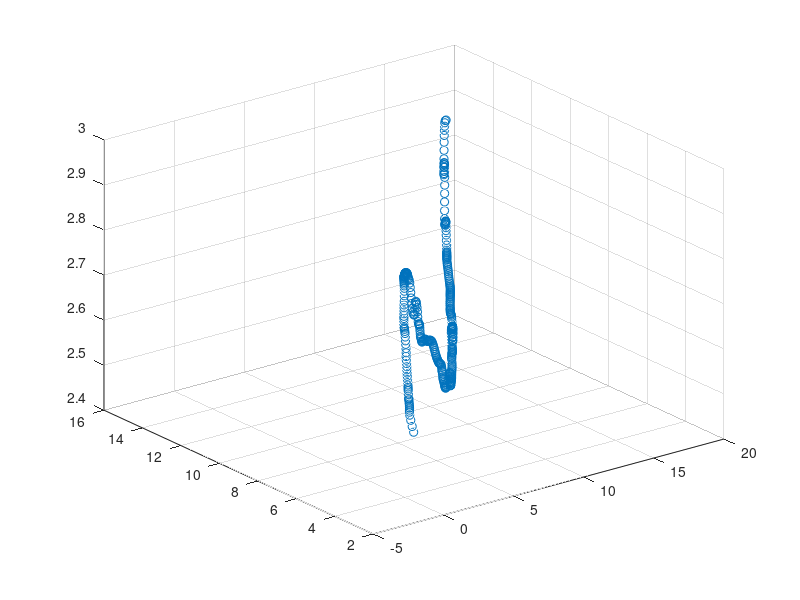

The MATLAB script that drew this image: (Note: this script raises an error after producing the figure.)
clc;
close all;
clear all;

load ImarisObjects2.mat

l = vFilaments_1_6_Position_1;
% l = l(10:70,:);

% l = [1:10;5.*ones(1,10);5.*ones(1,10)]';
% angles = [0 20 0];
% translation = [0 0 0];
% tform = rigidtform3d(angles,translation);
% 
% l = transformPointsForward(tform,l);

scatter3(l(:,1),l(:,2),l(:,3))
hold on

% r = rectangle('Position',[2,2,4,4])

for i = 1:length(l)-3

xc = l(i,1);
yc = l(i,2);
zc = l(i,3);

xp = l(i+2,1);
yp = l(i+2,2);
zp = l(i+2,3);

P1 = [xc yc,zc];
P2 = [xp,yp,zp];

gamma = atand((P2(1) - P1(1)) / (P2(2) - P1(2)));

alpha = atand((P2(1) - P1(1)) / (P2(3) - P1(3)));

% angleradian = acos((P2(2)-P1(2)) / norm(P2-P1))

a = 0.3;
c = [0,0];

n = [1,0.5,0.5];

x = [c(1) - a,c(1) - a,c(1)+a,c(1) + a,c(1) - a];
z = [c(2) - a,c(2) + a,c(2)+a,c(2) - a,c(2) - a];
y = [0 0 0 0 0];

hold on
% plot3(x+xc,y+yc,z+zc)

angles = [90-alpha 0 -gamma];
translation = [0 0 0];
tform = rigidtform3d(angles,translation);

[x,y,z] = transformPointsForward(tform,x,y,z);

hold on
plot3(x+xc,y+yc,z+zc,'r')
drawnow

end

view(2)
axis equal
ax = gca;

% ax.View = [0 0];
% xlim([0 10])
% ylim([0 10])
% zlim([0 10])
